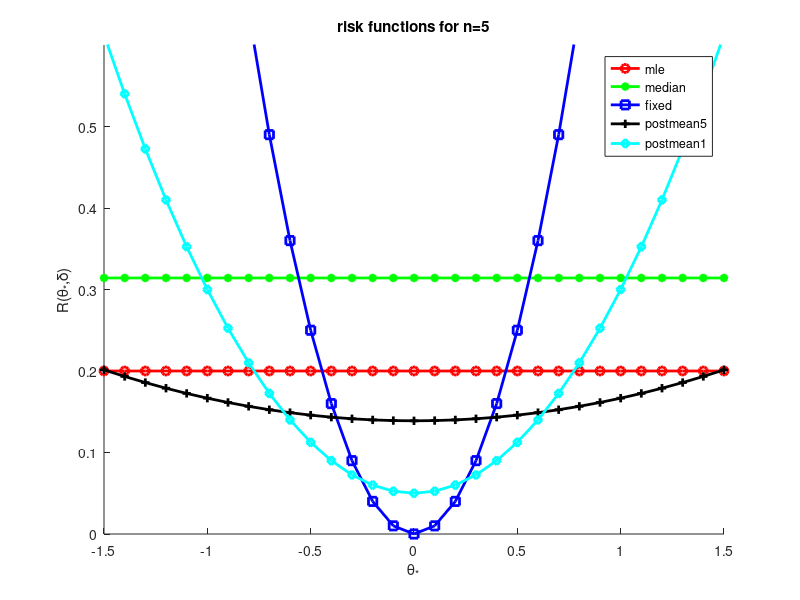

Reproduce this figure in MATLAB. (Note: this script raises an error after producing the figure.)
%% Reproduce Figure B.1 p447 from Bernardo94
%
%%
ns = [5 20];
for ni=1:length(ns)
  n = ns(ni);
mus = -1.5:0.1:1.5;
M = length(mus);
n0 = 1;
n0B = 5;
mu0 = 0;
r1 = (1/n) * ones(1,M);
r2 = (pi/(2*n)) * ones(1,M);
r3 = (mus-mu0).^2;
r4 = (n+n0)^(-2) * (n + n0^2*(mu0-mus).^2);
r5 = (n+n0B)^(-2) * (n + n0B^2*(mu0-mus).^2);

figure; hold on
plot(mus, r1, 'r-o', 'linewidth', 2);
plot(mus, r2, 'g-*', 'linewidth', 2);
plot(mus, r3, 'b-s', 'linewidth', 2);
plot(mus, r4, 'k-+', 'linewidth', 2);
plot(mus, r5, 'c-d', 'linewidth', 2);

if ni==1
  set(gca,'ylim',[0 0.6])
else
  set(gca,'ylim',[0 0.2])
end

%grid on
legend('mle','median','fixed','postmean5', 'postmean1')

%%text(0.7, 0.4, 'fixed', 'fontsize', 14, 'color', 'b')
%%text(1.2, 0.3, 'postmean', 'fontsize', 14, 'color', 'k')
%text(1.2, 0.18, 'median', 'fontsize', 14, 'color', 'g')
%text(1.2, 0.08, 'mle', 'fontsize', 14, 'color', 'r')

xlabel('\theta_*')
ylabel('R(\theta_*,\delta)')

title(sprintf('risk functions for n=%d',  n))
printPmtkFigure(sprintf('riskFnGaussN%d', n))

end
